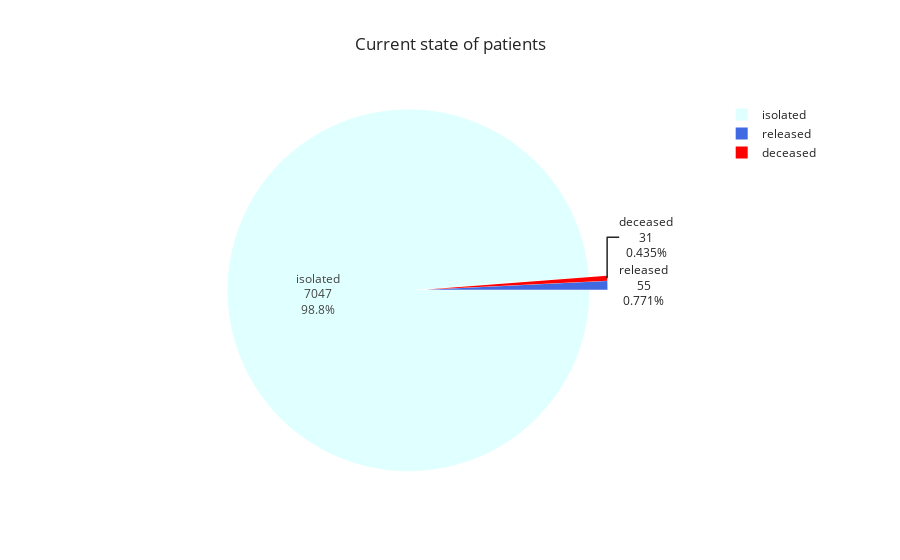

Source (notebook cell):
### Markdown cell above
- Out of 7135 observations, there were many missing rows showing females/males
- Nevertheless, we can still see a sample of those who got infected by the virus
- Overall, there were 217 Females and 213 males who got sick 

- Next we'll see the breakdown of the current state --> whether the person is still isolated (in quarantine), released (stable condition), or deceased (passed away) compared to Age and Gender.
- We will also test a hypothesis that those older than 60 years have a higher rate of death than those people who are younger

### Code cell
states = pd.DataFrame(patient["state"].value_counts())
states["status"] = states.index
states.rename(columns={"state": "count"}, inplace=True)

fig = px.pie(states,
             values="count",
             names="status",
             title="Current state of patients",
             template="seaborn",
             color= "status",
             color_discrete_map={'isolated':'lightcyan', 
                                 'released':'royalblue', 
                                 'deceased':'red'})
                                            
fig.update_traces(rotation=90, pull=0.05, textinfo="value+percent+label")
fig.show()

### Figure 1 — Plotly figure (JSON) as saved in the notebook; plotly's stock layout.template omitted (floating-point values rounded to 4 significant figures)
{"data": [{"customdata": [["isolated"], ["released"], ["deceased"]], "domain": {"x": [0, 1], "y": [0, 1]}, "hoverlabel": {"namelength": 0}, "hovertemplate": "status=%{label}<br>count=%{value}", "labels": ["isolated", "released", "deceased"], "legendgroup": "", "marker": {"colors": ["lightcyan", "royalblue", "red"]}, "name": "", "pull": 0.05, "rotation": 90, "showlegend": true, "textinfo": "value+percent+label", "type": "pie", "values": [7047, 55, 31]}], "layout": {"legend": {"tracegroupgap": 0}, "title": {"text": "Current state of patients"}}}
